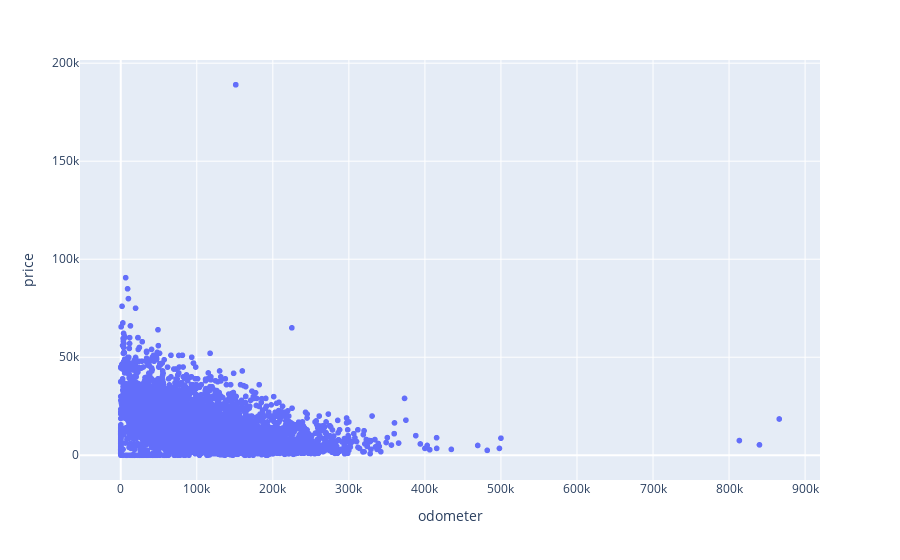

Here is the notebook cell this chart was saved with:
### Code cell
import pandas as pd
import plotly.express as px

car_data = pd.read_csv('vehicles.csv') # lendo os dados
fig = px.scatter(car_data, x="odometer", y="price") # criar um gráfico de dispersão
fig.show() # exibindo

### Figure 1 — Plotly figure (JSON) as saved in the notebook; plotly's stock layout.template omitted (floating-point values rounded to 4 significant figures; data arrays with more than 128 entries replaced by an {"elided": "..."} marker saying what was removed)
{"data": [{"hovertemplate": "odometer=%{x}<br>price=%{y}<extra></extra>", "legendgroup": "", "marker": {"color": "#636efa", "symbol": "circle"}, "mode": "markers", "name": "", "showlegend": false, "type": "scattergl", "x": {"elided": "10830 int values"}, "xaxis": "x", "y": {"elided": "10830 int values"}, "yaxis": "y"}], "layout": {"legend": {"tracegroupgap": 0}, "margin": {"t": 60}, "xaxis": {"anchor": "y", "domain": [0, 1], "title": {"text": "odometer"}}, "yaxis": {"anchor": "x", "domain": [0, 1], "title": {"text": "price"}}}}
